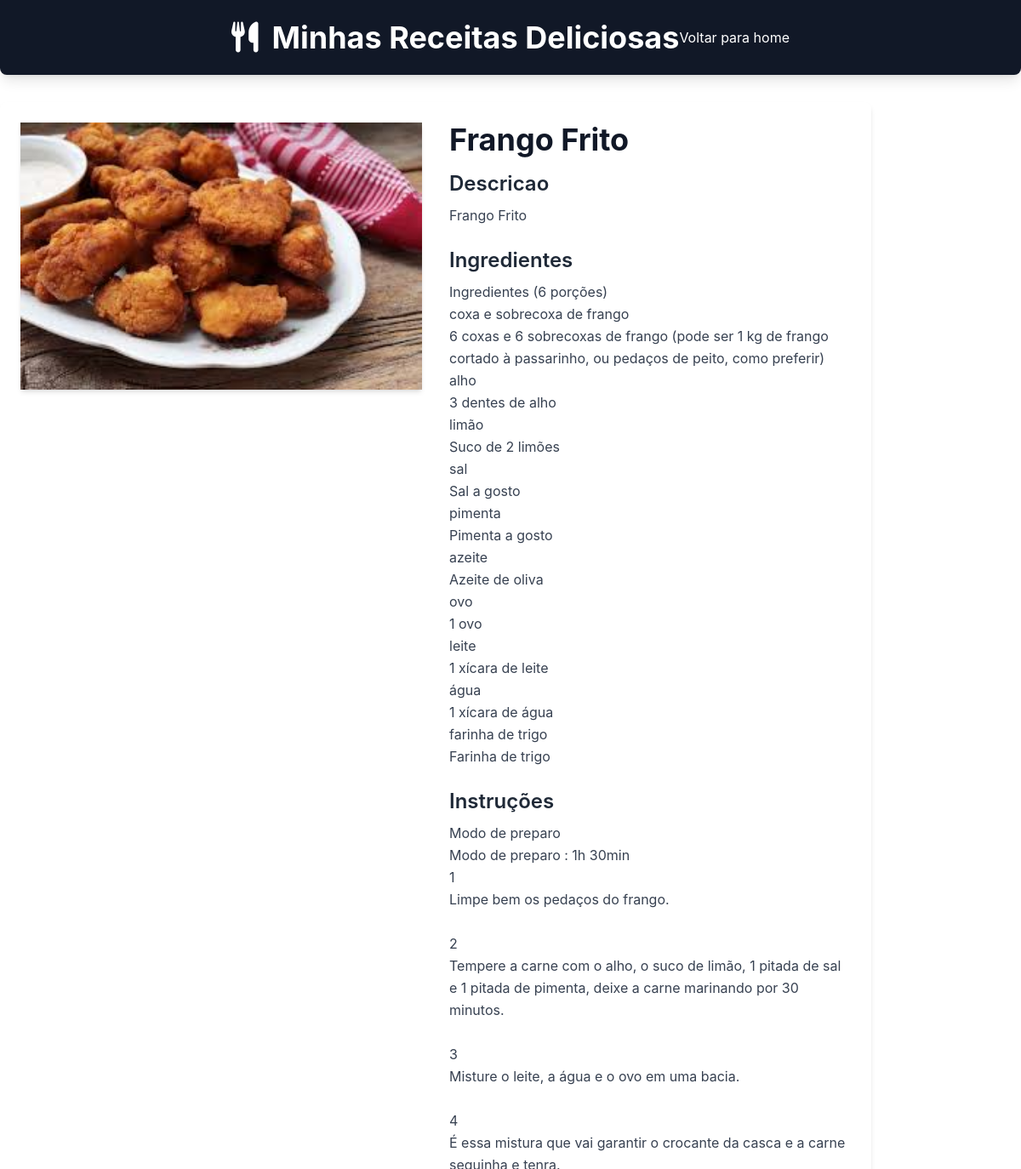
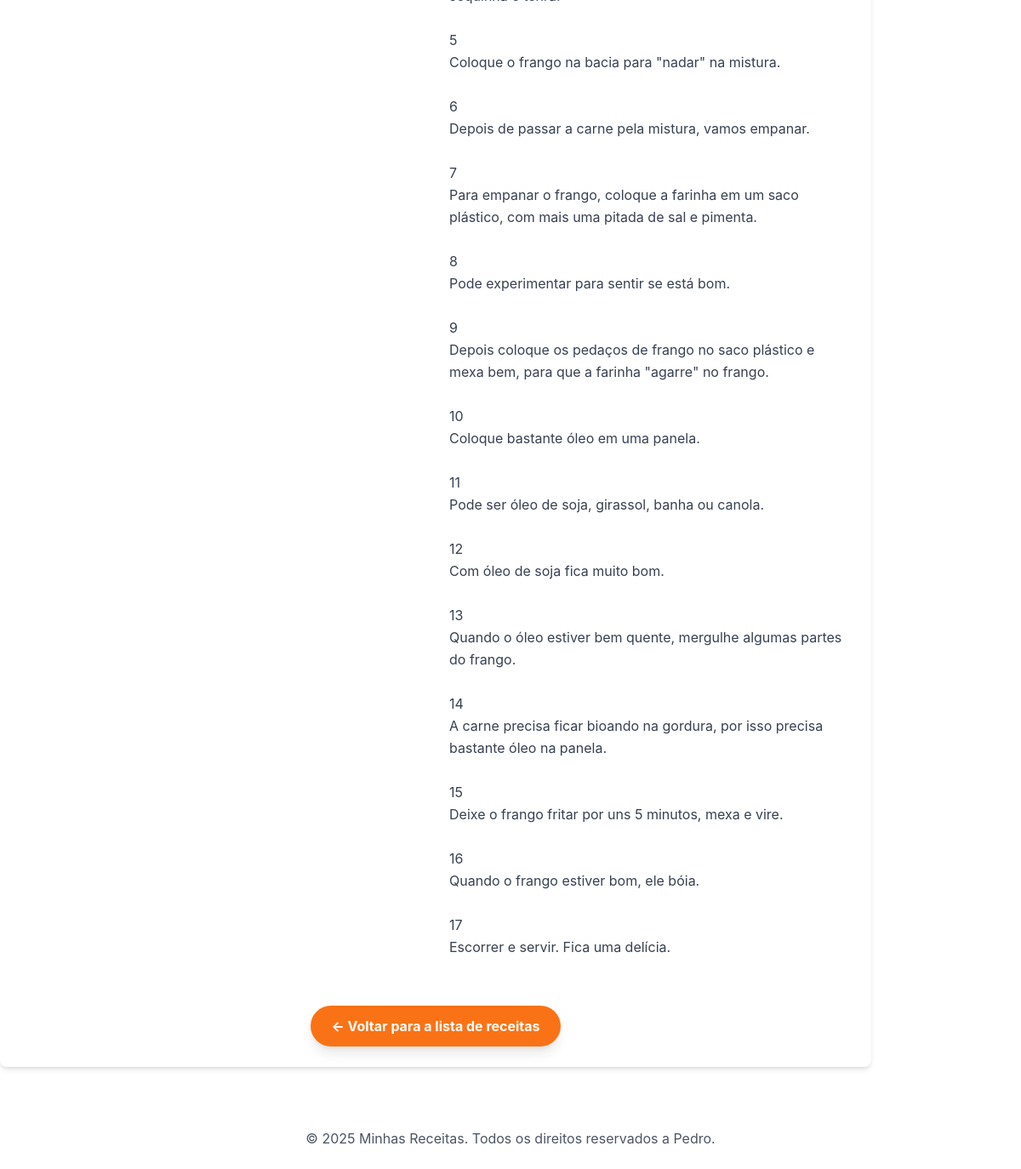
Page /receita/1/ on the committed database (2 pictures, top to bottom).
### receitas/models.py (models this page shows, shortened)
class Receita(models.Model):
    CATEGORIAS = [
        ('BOLOS', 'Bolos'),
        ('TORTAS', 'Tortas'),
        ('CARNES', 'Carnes'),
        ('SALADAS', 'Saladas'),
        ('SOPAS', 'Sopas'),
        ('BEBIDAS', 'Bebidas'),
        ('OUTROS', 'Outros'),
    ]
    title = models.CharField(max_length=200)
    description = models.TextField()
    ingredients = models.TextField()
    instructions = models.TextField()
    categoria = models.CharField(max_length=100, choices=CATEGORIAS)
    image = models.ImageField(upload_to='receitas/images/', blank=True, null=True)
    created_at = models.DateTimeField(auto_now_add=True)
    updated_at = models.DateTimeField(auto_now=True)

### receitas/views.py (the view)
# urls.py: path('receita/<int:id>/', views.receita_detail, name='receita_detail'),
def receita_detail(request, id):
    receita = get_object_or_404(Receita, pk=id)
    categorias = Receita.objects.values_list('categoria', flat=True).distinct()
    context = {
        'receita': receita,
        'categorias': categorias,
    }
    return render(request, 'receitas/receita_detail.html', context)

### receitas/templates/receitas/receita_detail.html (shortened to what this page needs)
{% load static %}
<!DOCTYPE html>
<html lang="pt-br">
<head>
    <script src="https://cdn.tailwindcss.com"></script>
    <link rel="stylesheet" href=https://cdnjs.cloudflare.com/ajax/libs/font-awesome/6.0.0-beta3/css/all.min.css />
</head>
<body>
        <header class="bg-gray-900 text-white p-6
    shadow-lg rounded-b-lg">
        <div class="container mx-auto flex flex-col sm:flex-row items-center justify-center">
            <div class="flex items-center mb-4 sm:mb-0">
                <div class="text-4xl mr-4">
                    <i class="fas fa-utensils"></i>
                </div>
                <h1 class="text-4xl font-bold text-center sm:text-left">
                    Minhas Receitas Deliciosas
                </h1>
            </div>
            <nav class="mt-4 sm:mt-0">
                <a href="{% url 'home' %}" class="text-white hover:text-gray-300 ease-in-out">Voltar para home</a>
            </nav>
        </div>
    </header>
    <main class="container mx-auro p-6 mt-8 bg-white rounded-lg shadow-md">
        <div class="flex flex-col md:flex-row gap-8">
            {% if receita.image %}
            <div class="md:w-1/2">
                <img src="{{ receita.image.url }}" alt="{{ receita.title }}" class="w-full h-auto object-cover shadow-md">
            </div>
            {% endif %}
            <div class="md:w-1/2">
                <h2 class="text-4xl font-bold text-gray-900 mb-4">{{ receita.title }}</h2>
                <h3 class="text-2xl font-semibold text-gray-800 mb-2">Descricao</h3>
                <p class="text-gray-700 mb-6 leading-relaxed">{{ receita.description }}</p>
                <h3 class="text-2xl font-semibold text-gray-800 mb-2">Ingredientes</h3>
                <p class="text-gray-700 mb-6 leading-relaxed whitespace-pre-wrap">{{ receita.ingredients}}</p>
                <h3 class="text-2xl font-semibold text-gray-800 mb-2">Instruções</h3>
                <p class="text-gray-700 mb-6 leading-relaxed whitespace-pre-wrap">{{ receita.instructions}}</p>
            </div>
        </div>
        <div class="mt-8 text-center">
            <a href="{%url 'home'%}" class="inline-block bg-orange-500 hover:bg-organge-600 text-white font-bold py-3 px-6 rounded-full transition duration-300 ease-in-out shadow-lg">
                <- Voltar para a lista de receitas
            </a>
        </div>
    </main>
         <footer class="mt-12 p-6 text-center text-gray-600">
        <p>&copy; 2025 Minhas Receitas. Todos os direitos reservados a Pedro.</p>
     </footer>
</body>
</html>

### receitas/templates/receitas/receita_detail.html (style rules this page uses)
body { font-family: 'Inter', sans-serif; }

### rows in the picture
Receita: image (picture), title "Frango Frito", description "Frango Frito", ingredients "Ingredientes (6 porções) coxa e sobrecoxa de frango 6 coxas e 6 sobrecoxas de frango (pode ser 1 kg de frango cortado à passarinho, ou pedaços de peito, como preferir) alho 3 dentes de alho limão Suco de 2 limões sal Sal a gosto pimenta Pimenta a gosto azeite Azeite de oliva ovo 1 ovo leite 1 xícara de leite água 1 xícara de água farinha de trigo Farinha de trigo", instructions "Modo de preparo Modo de preparo : 1h 30min 1 Limpe bem os pedaços do frango. 2 Tempere a carne com o alho, o suco de limão, 1 pitada de sal e 1 pitada de pimenta, deixe a carne marinando por 30 minutos. 3 Misture o leite, a água e o ovo em uma bacia. 4 É essa mistura que vai garantir o crocante da casca e a carne sequinha e tenra. 5 Coloque o frango na bacia para \"nadar\" na mistura. 6 Depois de passar a carne pela mistura, vamos empanar. 7 Para empanar o frango, coloque a farinha em um saco plástico, com mais uma pitada de sal e pimenta. 8 Pode experimentar para sentir se está bom. 9 Depois coloque os pedaços de frango no saco plástico e mexa bem, para que a farinha \"agarre\" no frango. 10…"
